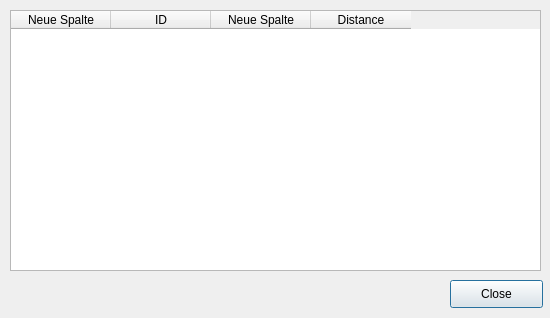
<?xml version="1.0" encoding="UTF-8"?>
<ui version="4.0">
 <class>dlgPipelineDialog</class>
 <widget class="QDialog" name="dlgPipelineDialog">
  <property name="geometry">
   <rect>
    <x>0</x>
    <y>0</y>
    <width>550</width>
    <height>318</height>
   </rect>
  </property>
  <property name="windowTitle">
   <string>Pipeline Planner</string>
  </property>
  <widget class="QTableWidget" name="tblImpacts">
   <property name="geometry">
    <rect>
     <x>10</x>
     <y>10</y>
     <width>531</width>
     <height>261</height>
    </rect>
   </property>
   <property name="alternatingRowColors">
    <bool>true</bool>
   </property>
   <column>
    <property name="text">
     <string>Neue Spalte</string>
    </property>
   </column>
   <column>
    <property name="text">
     <string>ID</string>
    </property>
   </column>
   <column>
    <property name="text">
     <string>Neue Spalte</string>
    </property>
   </column>
   <column>
    <property name="text">
     <string>Distance</string>
    </property>
   </column>
  </widget>
  <widget class="QPushButton" name="btnPush">
   <property name="geometry">
    <rect>
     <x>450</x>
     <y>280</y>
     <width>93</width>
     <height>28</height>
    </rect>
   </property>
   <property name="text">
    <string>Close</string>
   </property>
  </widget>
 </widget>
 <resources/>
 <connections>
  <connection>
   <sender>btnPush</sender>
   <signal>pressed()</signal>
   <receiver>dlgPipelineDialog</receiver>
   <slot>reject()</slot>
   <hints>
    <hint type="sourcelabel">
     <x>496</x>
     <y>293</y>
    </hint>
    <hint type="destinationlabel">
     <x>274</x>
     <y>158</y>
    </hint>
   </hints>
  </connection>
 </connections>
</ui>
